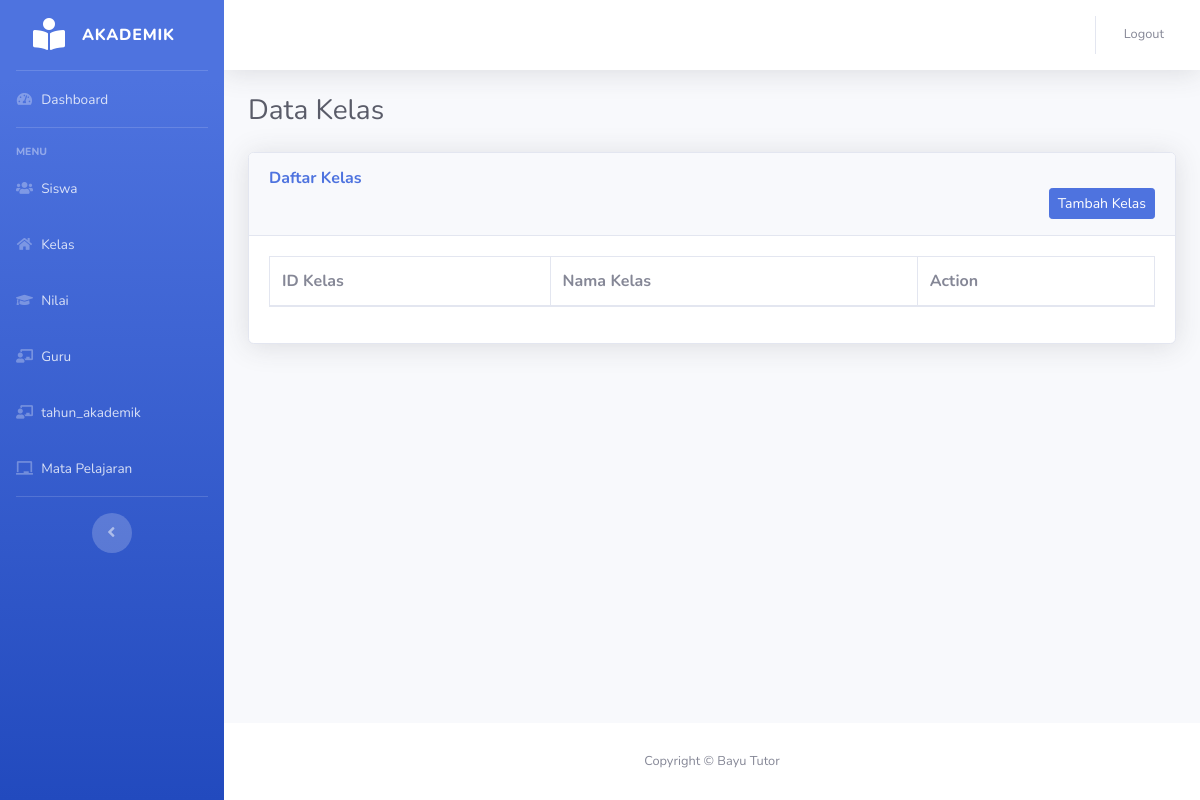
The page /kelas/kelas.php on the database as committed earlier.
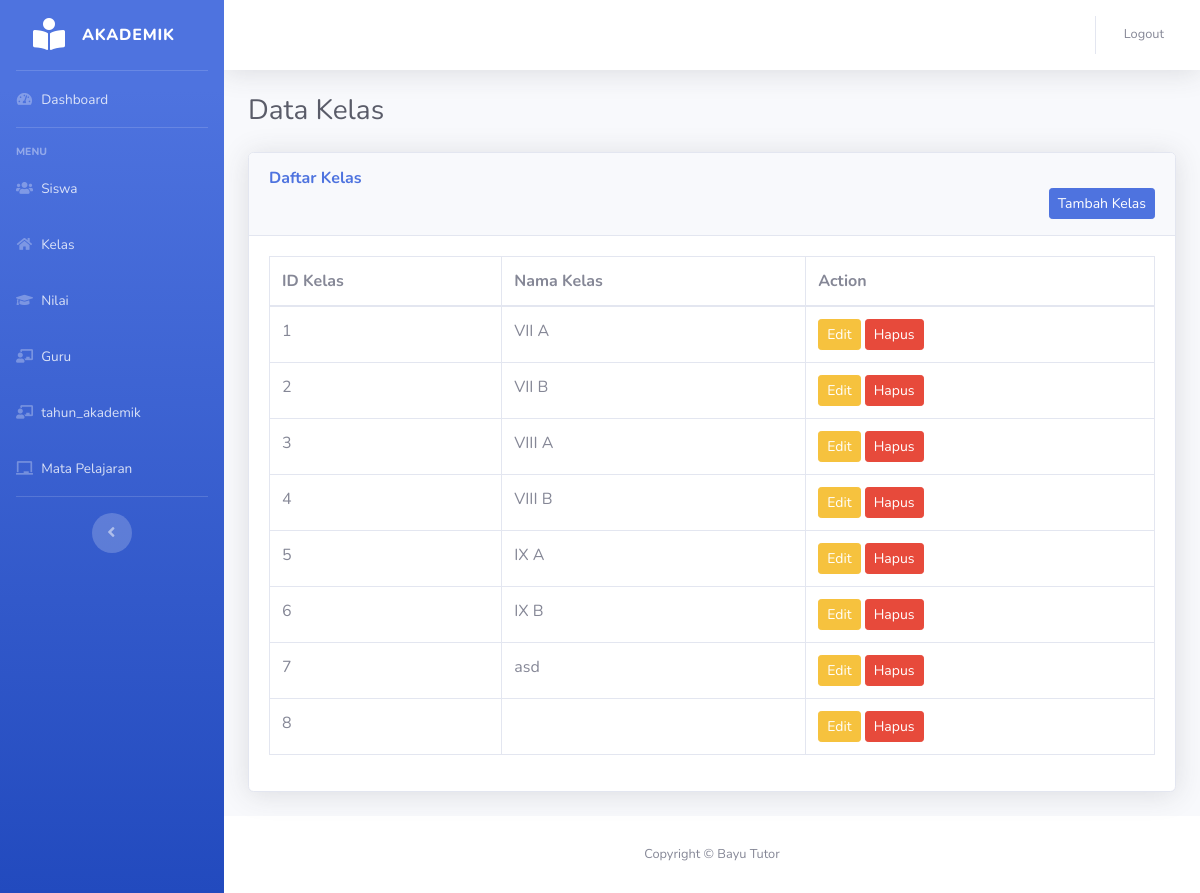
The same page on the database as committed later.
### tables this page shows
CREATE TABLE `kelas` (
  `id_kelas` int(11) NOT NULL AUTO_INCREMENT,
  `nama_kelas` varchar(30) NOT NULL,
  PRIMARY KEY (`id_kelas`),
  KEY `id_kelas` (`id_kelas`)
);

### kelas/kelas.php (the view, shortened to what this page needs)
<?php
$db = dbConnect();
$kelas_result = $db->query("SELECT * FROM kelas");
?>
<!DOCTYPE html>
<html lang="en">
<head>
    <link href="../assets/vendor/fontawesome-free/css/all.min.css" rel="stylesheet" type="text/css">
    <link href="../assets/css/sb-admin-2.min.css" rel="stylesheet">
</head>
<body id="page-top">
    <div id="wrapper">
        <?php include_once("../layout/sidebar.php") ?>
        <div id="content-wrapper" class="d-flex flex-column">
            <div id="content">
                <?php include_once("../layout/topbar.php") ?>
                <div class="container-fluid">
                    <h1 class="h3 mb-4 text-gray-800">Data Kelas</h1>
                    <div class="card shadow mb-4">
                        <div class="card-header py-3">
                            <h6 class="m-0 font-weight-bold text-primary">Daftar Kelas</h6>
                            <a href="tambah_kelas.php" class="btn btn-primary btn-sm float-right">Tambah Kelas</a>
                        </div>
                        <div class="card-body">
                            <div class="table-responsive">
                                <table class="table table-bordered" id="dataTable" width="100%" cellspacing="0">
                                    <thead>
                                        <tr>
                                            <th>ID Kelas</th>
                                            <th>Nama Kelas</th>
                                            <th>Action</th>
                                        </tr>
                                    </thead>
                                    <tbody>
                                        <?php while ($row = $kelas_result->fetch_assoc()): ?>
                                            <tr>
                                                <td><?= $row['id_kelas'] ?></td>
                                                <td><?= $row['nama_kelas'] ?></td>
                                                <td>
                                                    <a href="edit_kelas.php?id=<?= $row['id_kelas'] ?>" class="btn btn-warning btn-sm">Edit</a>
                                                    <a href="kelas.php?delete_id=<?= $row['id_kelas'] ?>" class="btn btn-danger btn-sm" onclick="return confirm('Apakah Anda yakin ingin menghapus data ini?')">Hapus</a>
                                                </td>
                                            </tr>
                                        <?php endwhile; ?>
                                    </tbody>
                                </table>
                            </div>
                        </div>
                    </div>
                </div>
            </div>
            <?php include_once("../layout/footer.php") ?>
        </div>
    </div>
</body>
</html>

Rows that differ between the two databases and show on the page:
added kelas: id_kelas "1", nama_kelas "VII A"
added kelas: id_kelas "2", nama_kelas "VII B"
added kelas: id_kelas "3", nama_kelas "VIII A"
added kelas: id_kelas "4", nama_kelas "VIII B"
added kelas: id_kelas "5", nama_kelas "IX A"
added kelas: id_kelas "6", nama_kelas "IX B"
added kelas: id_kelas "7", nama_kelas "asd"
added kelas: id_kelas "8"
